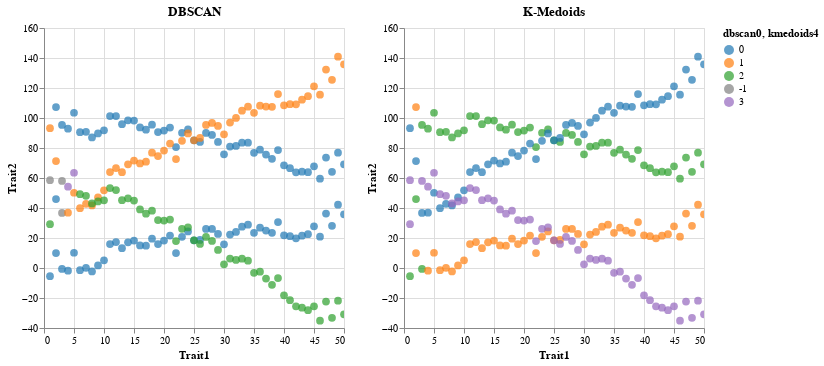

Notebook source saved alongside this figure:
### Code cell
(dbscan_new | kmedoi_new)

### Figure 1 — Vega-Lite specification as saved in the notebook (floating-point values rounded to 4 significant figures; data arrays with more than 128 entries replaced by an {"elided": "..."} marker saying what was removed)
{"config": {"view": {"continuousWidth": 300, "continuousHeight": 300}}, "hconcat": [{"mark": {"type": "circle", "size": 60}, "encoding": {"color": {"field": "dbscan0", "scale": {"domain": [0.0, 1.0, 2.0, -1.0, 3.0], "range": ["#1f77b4", "#ff7f0e", "#2ca02c", "#808080", "#9467bd"]}, "type": "nominal"}, "tooltip": [{"field": "dbscan0", "type": "quantitative"}, {"field": "kmedoids4", "type": "quantitative"}], "x": {"field": "Trait1", "type": "quantitative"}, "y": {"field": "Trait2", "type": "quantitative"}}, "name": "view_7", "title": "DBSCAN"}, {"mark": {"type": "circle", "size": 60}, "encoding": {"color": {"field": "kmedoids4", "scale": {"domain": [0.0, 1.0, 2.0, -1.0, 3.0], "range": ["#1f77b4", "#ff7f0e", "#2ca02c", "#808080", "#9467bd"]}, "type": "nominal"}, "tooltip": [{"field": "dbscan0", "type": "quantitative"}, {"field": "kmedoids4", "type": "quantitative"}], "x": {"field": "Trait1", "type": "quantitative"}, "y": {"field": "Trait2", "type": "quantitative"}}, "name": "view_8", "title": "K-Medoids"}], "data": {"name": "data-ed1dd5743515ee8f1723a130cf66edf4"}, "params": [{"name": "param_7", "select": {"type": "interval", "encodings": ["x", "y"]}, "bind": "scales", "views": ["view_7"]}, {"name": "param_8", "select": {"type": "interval", "encodings": ["x", "y"]}, "bind": "scales", "views": ["view_8"]}], "$schema": "https://vega.github.io/schema/vega-lite/v5.16.3.json", "datasets": {"data-ed1dd5743515ee8f1723a130cf66edf4": {"elided": "200 records"}}}
